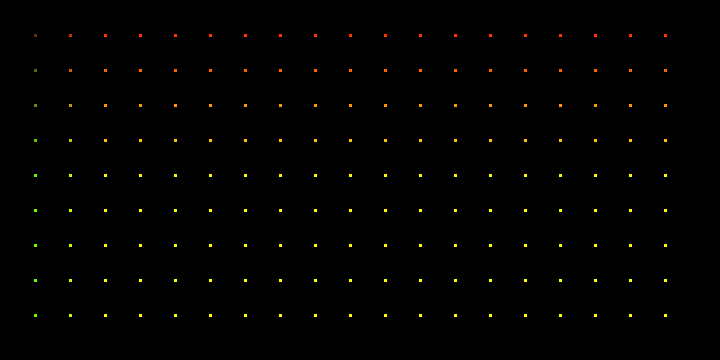
Frame 1 (no input)
Frame 60 (no input): identical to frame 1, image omitted
Frame 120 (the mouse pressed at the canvas centre since frame 60): identical to frame 1, image omitted

The p5.js sketch that drew this single still picture (run headless with seeded random() and noise() and a simulated clock; from frame 60 on, the mouse is pressed at the canvas centre):

// p5.js sketch
// ── sketch.js

function setup() {

  createCanvas(720, 360); 
  background(0); 
  noStroke(); 
  var gridSize = 35;
	for (var x = gridSize; x <= width - gridSize; x += gridSize) {
    	for (var y = gridSize; y <= height - gridSize; y += gridSize) {
	      	noStroke();
	      	fill(255);
	      	rect(x-1, y-1, 5, 5);
	      	//stroke(255, 50);
	      	//line(x, y, mouseX, mouseY);
	    }
  }

}



function draw() {
	background(0);
	var gridSize = 35;
	var r;
	var g ;
	var b= 0;

	for (var x = gridSize; x <= width - gridSize; x += gridSize) {
    	for (var y = gridSize; y <= height - gridSize; y += gridSize) {
      	noStroke();
      	r=map(x, 0,255,0,720);
      	g=map(y, 0,255,0,360);
      	fill(r,g,b);
      	rect(x-1, y-1, 3, 3);
      	stroke(255, 50);
      	//line(x, y, mouseX, mouseY);
    }
  }
	
}
